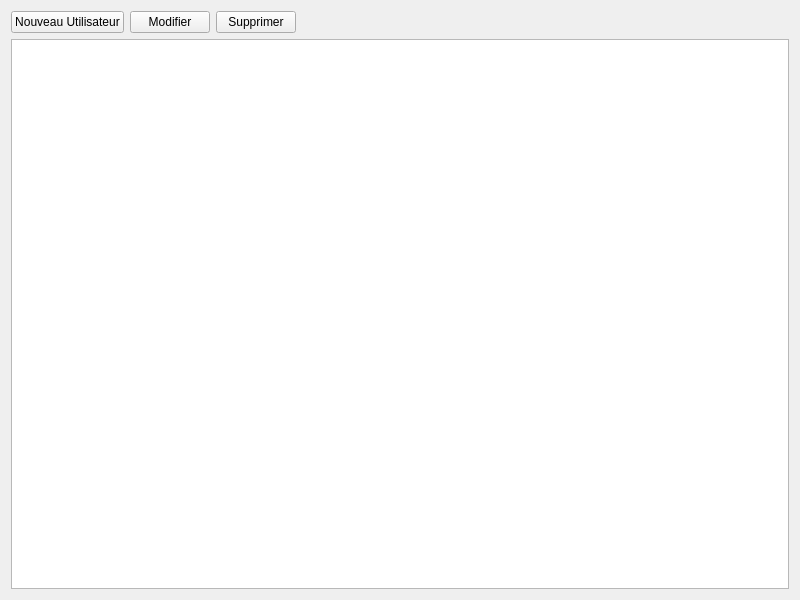
<?xml version="1.0" encoding="UTF-8"?>
<ui version="4.0">
 <class>UsersPage</class>
 <widget class="QWidget" name="UsersPage">
  <property name="geometry">
   <rect>
    <x>0</x>
    <y>0</y>
    <width>800</width>
    <height>600</height>
   </rect>
  </property>
  <property name="windowTitle">
   <string>Gestion des Utilisateurs</string>
  </property>
  <layout class="QVBoxLayout" name="verticalLayout">
   <item>
    <layout class="QHBoxLayout" name="horizontalLayout">
     <item>
      <widget class="QPushButton" name="new_button">
       <property name="text">
        <string>Nouveau Utilisateur</string>
       </property>
      </widget>
     </item>
     <item>
      <widget class="QPushButton" name="edit_button">
       <property name="text">
        <string>Modifier</string>
       </property>
      </widget>
     </item>
     <item>
      <widget class="QPushButton" name="delete_button">
       <property name="text">
        <string>Supprimer</string>
       </property>
      </widget>
     </item>
     <item>
      <spacer name="horizontalSpacer">
       <property name="orientation">
        <enum>Qt::Horizontal</enum>
       </property>
       <property name="sizeHint" stdset="0">
        <size>
         <width>40</width>
         <height>20</height>
        </size>
       </property>
      </spacer>
     </item>
    </layout>
   </item>
   <item>
    <widget class="QTableView" name="table_view">
     <property name="selectionBehavior">
      <enum>QAbstractItemView::SelectRows</enum>
     </property>
     <property name="selectionMode">
      <enum>QAbstractItemView::SingleSelection</enum>
     </property>
    </widget>
   </item>
  </layout>
 </widget>
 <resources/>
 <connections/>
</ui>
